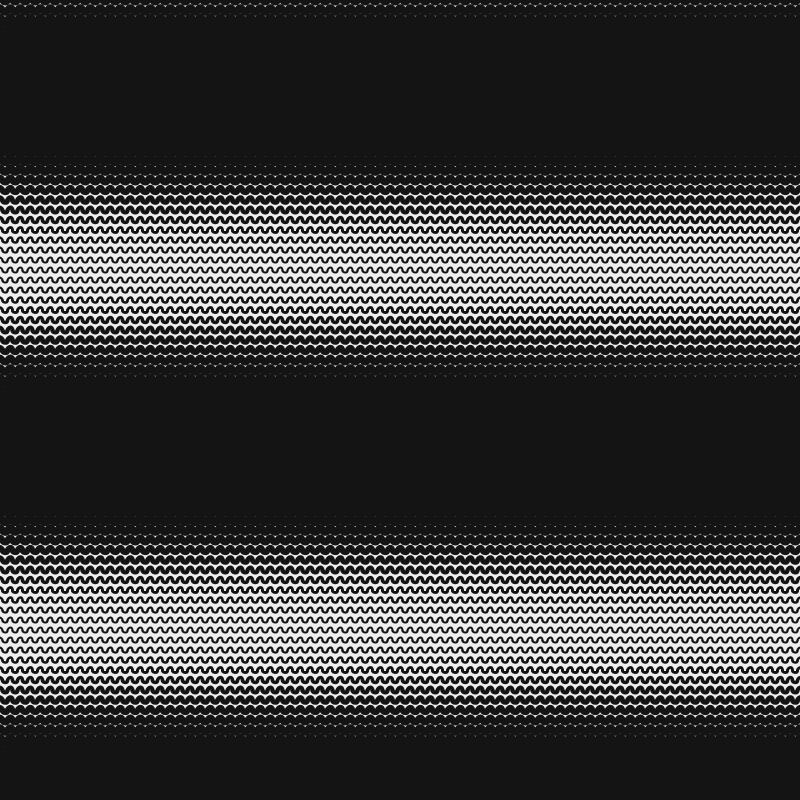
Frame 1 (no input)
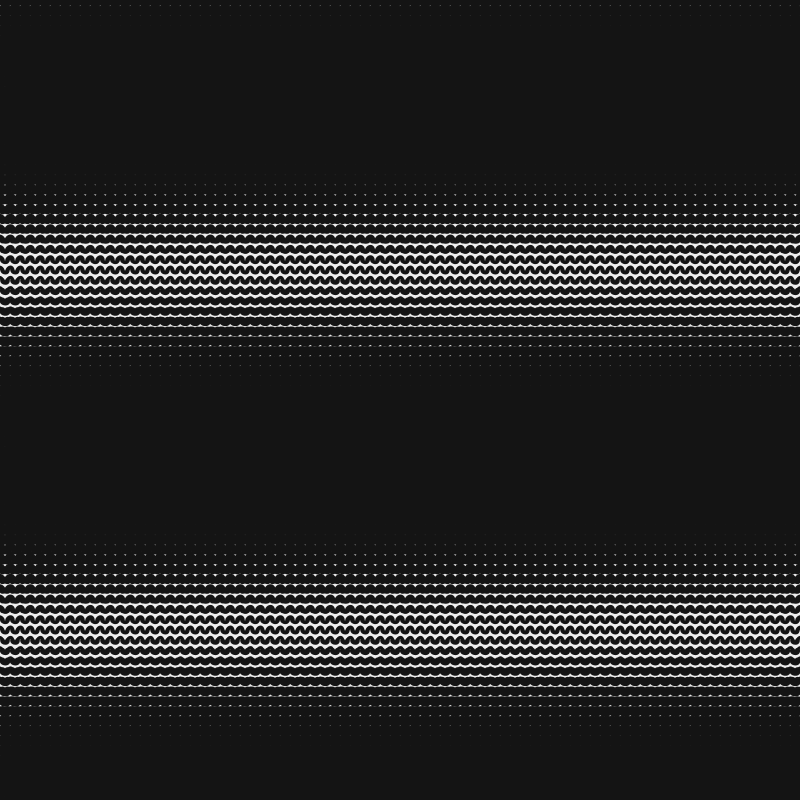
Frame 60 (the mouse pressed at the canvas centre just before this capture)
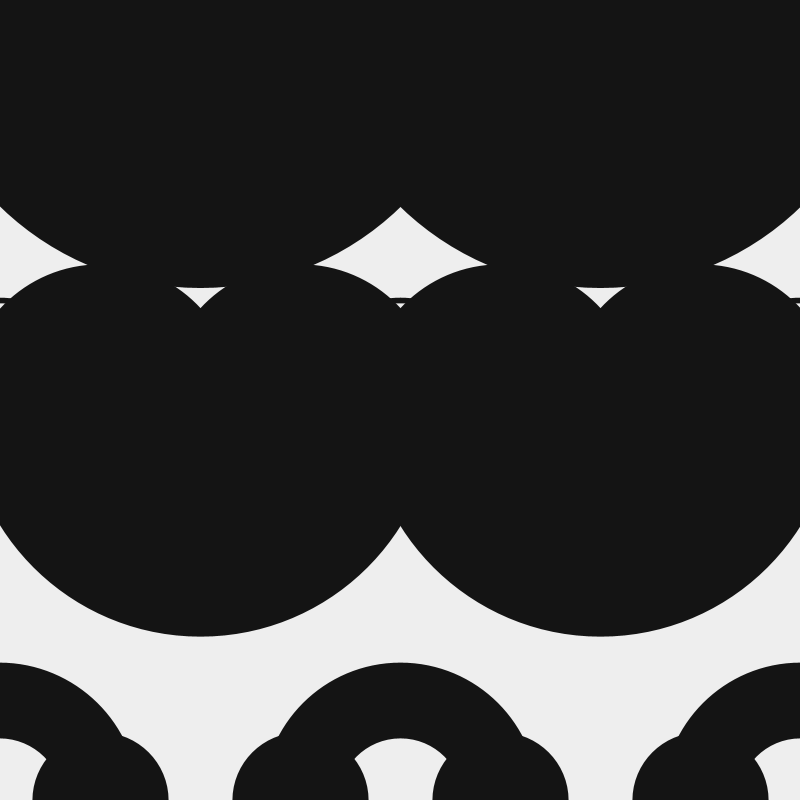
Frame 120 (the mouse held since frame 60 and released just before this capture)

The Processing sketch that drew these frames (run headless with seeded random() and noise(); from frame 60 on, the mouse is pressed at the canvas centre):

// Processing sketch: OndasCoolFinal
// ── OndasCoolFinal.pde
  
  float sw, alpha;
  float yStep=10;
  float arcSize=200;
  
  void setup() {
      size(800,800);

    
}

void draw() {
    background(#eeeeee);

    mouseX=constrain(mouseX, 10, width);
    mouseY=constrain(mouseY, 10, height);

yStep=mouseY;
arcSize=mouseX;
    noFill();
    stroke(20);

    //float arCl=map(mouseX,0,width,0,TWO_PI);
    for (float y = -arcSize;  y<height+arcSize; y+=yStep) {
        sw=map(sin(radians(y+alpha)),-1,1,2,yStep);
        strokeWeight(sw);
        for (float x1 = arcSize/2; x1<width+arcSize; x1+=arcSize) {
            arc(x1,y,arcSize/2,arcSize/2,0,PI);
        }
        sw=map(sin(radians(y-alpha)),-1,1,2,yStep);
        strokeWeight(sw);
        for (float x2 = 0; x2<width+arcSize; x2+=arcSize) {
            arc(x2,y,arcSize/2,arcSize/2,PI,TWO_PI);
        }
    }
    alpha++;
}
